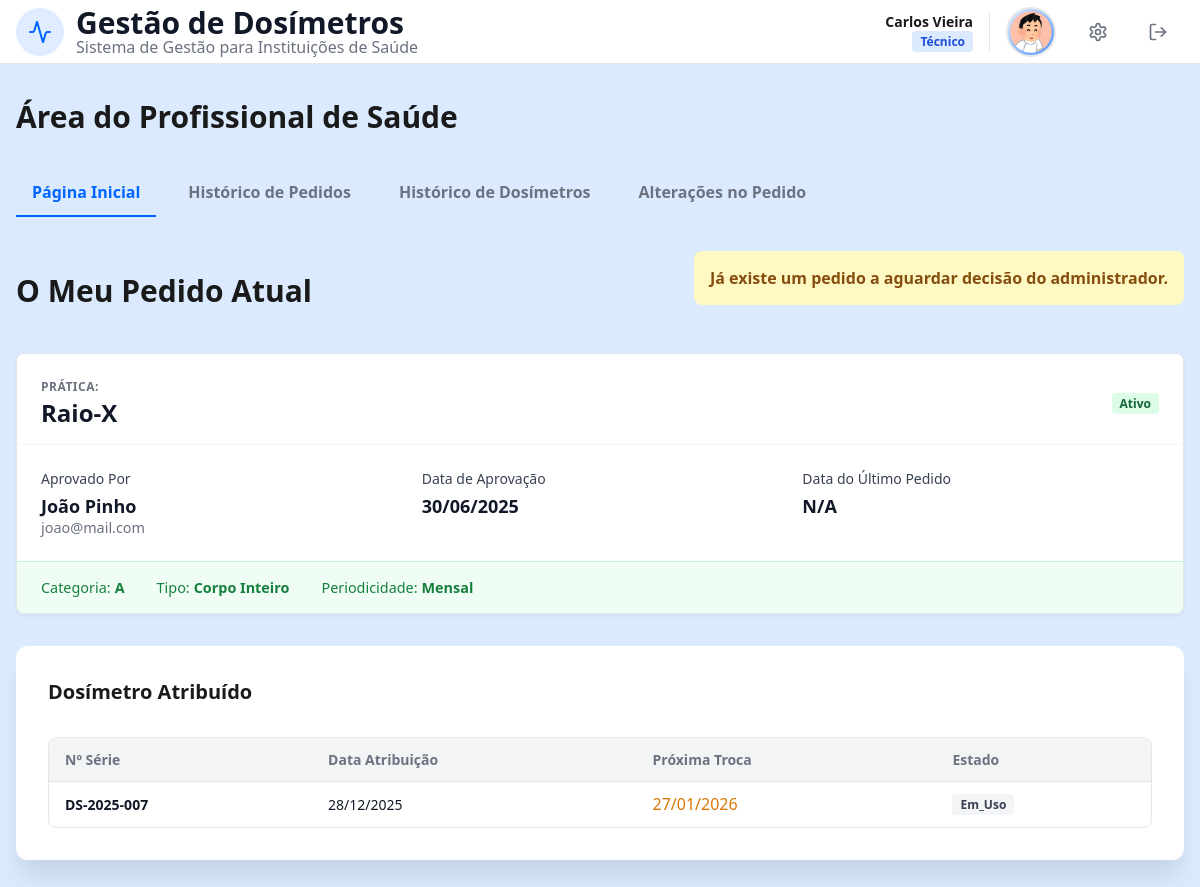
The app's page /HP.php (signed in) with its own data.
### tables this page shows
CREATE TABLE DosimeterRequest (
    idR INTEGER PRIMARY KEY AUTOINCREMENT,
    idU INTEGER NOT NULL,
    pratica TEXT NOT NULL,
    requestDate DATETIME NOT NULL,
    decisionMade BOOLEAN DEFAULT 0,
    FOREIGN KEY (idU) REFERENCES User(idU) ON DELETE CASCADE
);

CREATE TABLE ApprovedRequest (
    idA INTEGER PRIMARY KEY AUTOINCREMENT,
    idR INTEGER NOT NULL,
    idP INTEGER NOT NULL,
    approvalDate DATETIME NOT NULL,
    periodicity TEXT CHECK(periodicity IN ('Mensal','Trimestral')) NOT NULL,
    riskCategory TEXT CHECK(riskCategory IN ('A', 'B')) NOT NULL,
    dosimeterType TEXT CHECK(dosimeterType IN ('Corpo Inteiro','Extremidade')) NOT NULL,
    status TEXT CHECK(status IN ('Ativo', 'Suspenso')) DEFAULT 'Ativo',
    FOREIGN KEY (idR) REFERENCES DosimeterRequest(idR) ON DELETE CASCADE,
    FOREIGN KEY (idP) REFERENCES User(idU) ON DELETE CASCADE
);

CREATE TABLE User (
    idU INTEGER PRIMARY KEY AUTOINCREMENT,
    name TEXT NOT NULL,
    surname TEXT NOT NULL, 
    birthDate DATE NOT NULL,
    sex TEXT CHECK(sex IN ('Female', 'Male', 'Other')) NOT NULL,
    email TEXT UNIQUE NOT NULL, 
    password TEXT NOT NULL,
    phoneN TEXT CHECK(phoneN GLOB '+[0-9][0-9][0-9]*'),
    userType TEXT CHECK(userType IN ('Administrador', 'Físico Médico', 'Profissional de Saúde')) NOT NULL,
    userStatus BOOLEAN DEFAULT 1,
    profilePic TEXT DEFAULT 'foto/12225881.png'
);

CREATE TABLE DosimeterAssignment (
    idDA INTEGER PRIMARY KEY AUTOINCREMENT,
    idA INTEGER NOT NULL,
    dosimeterSerial TEXT,
    assignmentDate DATETIME,
    nextReplacementDate DATETIME,
    periodicity TEXT CHECK(periodicity IN ('Mensal','Trimestral')) NOT NULL,
    status TEXT CHECK(status IN ('Por_Associar','Em_Uso','Suspenso')) DEFAULT 'Por_Associar',
    FOREIGN KEY (idA) REFERENCES ApprovedRequest(idA) ON DELETE CASCADE
);

### database/hp_db.php (called while the page is built, shortened)
<?php
function getLastRequest($db, $idUser) {
    $sql = "SELECT dr.pratica, dr.decisionMade, ar.status as stAp, ar.approvalDate,
            u.name, u.surname, u.email, rr.comment as motRej,
            da.dosimeterSerial, da.assignmentDate, da.nextReplacementDate, da.status as stDos,
            ar.riskCategory, ar.dosimeterType, ar.periodicity
            FROM DosimeterRequest dr
            LEFT JOIN ApprovedRequest ar ON dr.idR = ar.idR
            LEFT JOIN RejectedRequest rr ON dr.idR = rr.idR
            LEFT JOIN User u ON (ar.idP = u.idU OR rr.idP = u.idU)
            LEFT JOIN DosimeterAssignment da ON ar.idA = da.idA
            WHERE dr.idU = :id ORDER BY dr.requestDate DESC LIMIT 1";
    $stmt = $db->prepare($sql);
    $stmt->execute(['id' => $idUser]);
    return $stmt->fetch(PDO::FETCH_ASSOC);
}
function checkPendingChange($db, $idUser) {
    $sql = "SELECT COUNT(*)
            FROM ChangeRecord
            WHERE idUser = ? AND LOWER(TRIM(status)) = 'pendente'";
    $stmt = $db->prepare($sql);
    $stmt->execute([$idUser]);
    return $stmt->fetchColumn() > 0;
}
?>

### templates/hp_views.php (the view, shortened to what this page needs)
<?php
function getStatusClass($estado) {
    switch (strtolower(trim($estado))) {
        case 'ativo': return 'badge-green';
        default: return 'badge-gray';
    }
}
function renderHPTabs($currentTab) {
    ?>
    <div class="admin-tabs">
        <a href="HP.php?tab=dashboard" class="tab-link <?php echo $currentTab=='dashboard'?'active':''; ?>">Página Inicial</a>
        <a href="HP.php?tab=pedidos" class="tab-link <?php echo $currentTab=='pedidos'?'active':''; ?>">Histórico de Pedidos</a>
        <a href="HP.php?tab=historico" class="tab-link <?php echo $currentTab=='historico'?'active':''; ?>">Histórico de Dosímetros</a>
        <a href="HP.php?tab=alteracoes" class="tab-link <?php echo $currentTab=='alteracoes'?'active':''; ?>">Alterações no Pedido</a>
    </div>
    <?php
}
function renderDashboard($hp, $last, $temPedidoPendente) {
    $stDash = 'Novo';
    if ($last) {
        if ($last['decisionMade'] == 0) $stDash = 'Pendente';
        elseif ($last['stAp']) $stDash = 'Aprovado';
        else $stDash = 'Rejeitado';
    }
    ?>
    <?php if ($stDash === 'Aprovado'): ?>
        <div class="page-header-row mb1">
            <h2 class="titulo">O Meu Pedido Atual</h2>
            <?php if ($temPedidoPendente): ?>
                <div class="alert-container badge-yellow">
                    <strong>Já existe um pedido a aguardar decisão do administrador.</strong>
                </div>
            <?php endif; ?>
        </div>
        <div class="summary-card">
            <div class="summary-header">
                <div class="summary-title-group">
                    <span class="summary-label">Prática:</span>
                    <span class="summary-value"><?php echo htmlspecialchars($last['pratica']); ?></span>
                </div>
                <div>
                    <span class="<?php echo getStatusClass($last['stAp']); ?> role-badge">
                        <?php echo htmlspecialchars($last['stAp']); ?>
                    </span>
                </div>
            </div>
            <div class="summary-body">
                <div>
                    <span class="profile-label">Aprovado Por</span>
                    <div class="nome">
                        <?php echo htmlspecialchars($last['name'].' '.$last['surname']); ?>
                    </div>
                    <div class="com-cinza">
                        <?php echo htmlspecialchars($last['email'] ?? ''); ?>
                    </div>
                </div>
                <div>
                    <span class="profile-label">Data de Aprovação</span>
                    <div class="nome"><?php echo date('d/m/Y', strtotime($last['approvalDate'])); ?></div>
                </div>
                <div>
                    <span class="profile-label">Data do Último Pedido</span>
                    <div class="nome"><?php echo !empty($last['requestDate']) ? date('d/m/Y', strtotime($last['requestDate'])) : 'N/A'; ?></div>
                </div>
            </div>
            <div class="summary-footer">
                <span class="tech-item">Categoria: <strong><?php echo htmlspecialchars($last['riskCategory']); ?></strong></span>
                <span class="tech-item">Tipo: <strong><?php echo htmlspecialchars($last['dosimeterType']); ?></strong></span>
                <span class="tech-item">Periodicidade: <strong><?php echo htmlspecialchars($last['periodicity']); ?></strong></span>
            </div>
        </div>
        <div class="card mb2">
            <h3 class="titulo-separador mb1">Dosímetro Atribuído</h3>
            <div class="table-container">
                <table class="admin-table">
                    <thead><tr><th>Nº Série</th><th>Data Atribuição</th><th>Próxima Troca</th><th>Estado</th></tr></thead>
                    <tbody><tr>
                        <td>
                            <?php if($last['dosimeterSerial']): ?>
                                <strong><?php echo htmlspecialchars($last['dosimeterSerial']); ?></strong>
                            <?php else: ?>
                                <span class="com-cinza">Por Associar</span>
                            <?php endif; ?>
                        </td>
                        <td><?php echo $last['assignmentDate']?date('d/m/Y',strtotime($last['assignmentDate'])):'-'; ?></td>
                        <td><?php echo $last['nextReplacementDate']?"<span class='com-laranja'>".date('d/m/Y',strtotime($last['nextReplacementDate']))."</span>":'-'; ?></td>
                        <td><span class="<?php echo getStatusClass($last['stDos']??'Pendente'); ?> role-badge"><?php echo htmlspecialchars($last['stDos']??'Pendente'); ?></span></td>
                    </tr></tbody>
                </table>
            </div>
        </div>
    <?php endif; ?>
    <?php
}
    ?>

### records on screen
dosimeterrequest: pratica "Raio-X", approvedrequest.status "Ativo", user.name+surname "João Pinho", user.email "joao@mail.com", approvedrequest.approvalDate "30/06/2025", approvedrequest.riskCategory "A", approvedrequest.dosimeterType "Corpo Inteiro", approvedrequest.periodicity "Mensal", dosimeterassignment.dosimeterSerial "DS-2025-007", dosimeterassignment.assignmentDate "28/12/2025", dosimeterassignment.nextReplacementDate "27/01/2026", dosimeterassignment.status "Em_Uso"

### other values on screen
$userName . ' ' . $userSurname "Carlos Vieira"
$roleLabel "Técnico"
